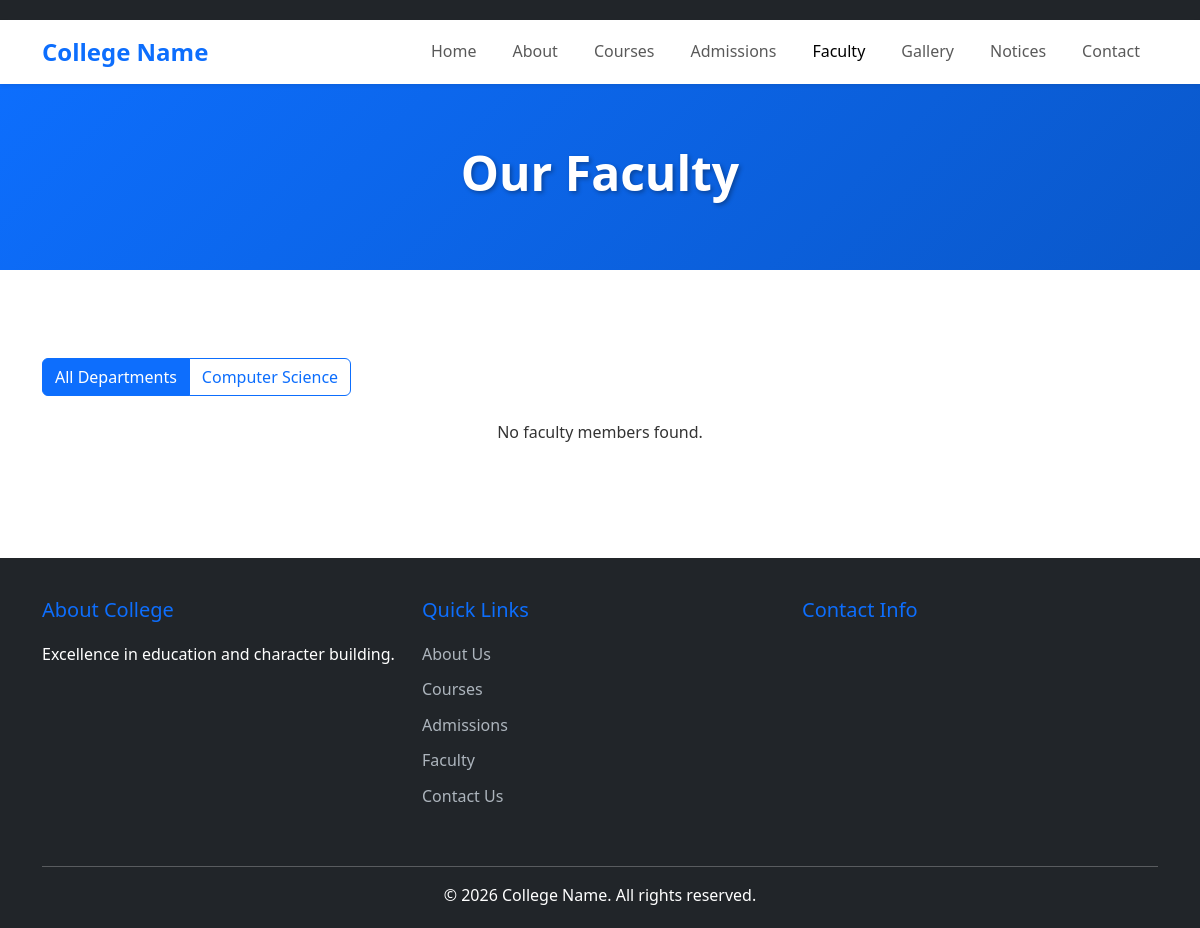
/faculty/, run on an earlier commit of the app's database.
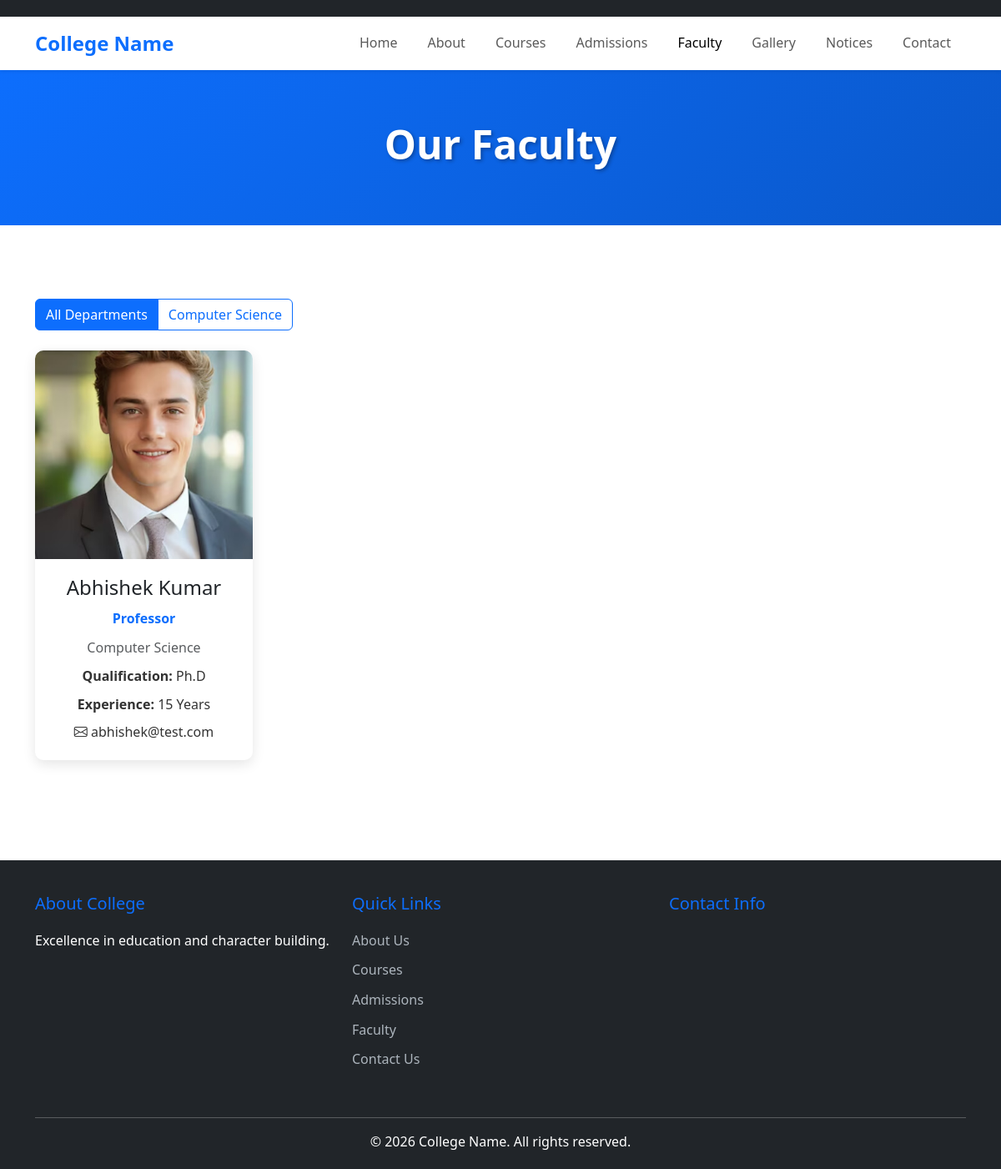
And on a later commit of the database.
### main/models.py (models this page shows, shortened)
class Department(models.Model):
    name = models.CharField(max_length=100, help_text="Department name (e.g., Computer Science)")
    code = models.CharField(max_length=10, unique=True, help_text="Department code (e.g., CS, MBA)")
    description = models.TextField(help_text="Detailed description of the department")
    image = models.ImageField(upload_to='courses/', blank=True, null=True, help_text="Department image")
    hod_name = models.CharField(max_length=100, verbose_name="Head of Department", help_text="Name of HOD")
    duration = models.CharField(max_length=50, help_text="Course duration (e.g., 3 Years, 4 Years)")
    eligibility = models.TextField(help_text="Eligibility criteria for admission")
    created_at = models.DateTimeField(auto_now_add=True)
    updated_at = models.DateTimeField(auto_now=True)
    is_active = models.BooleanField(default=True, help_text="Is this department active?")
    class Meta:
        ordering = ['name']
        verbose_name = "Department"
        verbose_name_plural = "Departments"

class Faculty(models.Model):
    DESIGNATION_CHOICES = [
        ('professor', 'Professor'),
        ('associate', 'Associate Professor'),
        ('assistant', 'Assistant Professor'),
        ('lecturer', 'Lecturer'),
    ]
    name = models.CharField(max_length=100, help_text="Full name of faculty member")
    designation = models.CharField(max_length=20, choices=DESIGNATION_CHOICES, help_text="Job designation")
    department = models.ForeignKey(
        Department,
        on_delete=models.CASCADE,
        related_name='faculty_members',
        help_text="Department this faculty belongs to"
    )
    qualification = models.CharField(max_length=200, help_text="Highest qualification (e.g., Ph.D., M.Tech)")
    experience = models.CharField(max_length=50, help_text="Years of experience (e.g., 10 Years)")
    email = models.EmailField(help_text="Official email address")
    phone = models.CharField(max_length=15, blank=True, help_text="Contact number")
    photo = models.ImageField(upload_to='faculty/', blank=True, null=True, help_text="Faculty photo")
    bio = models.TextField(blank=True, help_text="Short biography")
    specialization = models.CharField(max_length=200, blank=True, help_text="Area of specialization")
    order = models.IntegerField(default=0, help_text="Display order (lower number = higher priority)")
    class Meta:
        ordering = ['order', 'name']
        verbose_name = "Faculty Member"
        verbose_name_plural = "Faculty"

### main/views.py (the view)
# urls.py: path('faculty/', views.faculty, name='faculty'),
def faculty(request):
    dept_code = request.GET.get('department', None)
    if dept_code:
        faculty_members = Faculty.objects.filter(department__code=dept_code)
        selected_dept = get_object_or_404(Department, code=dept_code)
    else:
        faculty_members = Faculty.objects.all()
        selected_dept = None
    context = {
        'faculty_members': faculty_members,
        'departments': Department.objects.filter(is_active=True),
        'selected_dept': selected_dept,
    }
    return render(request, 'main/faculty.html', context)

### main/templates/main/faculty.html (shortened to what this page needs)
{% extends 'main/base.html' %}
{% load static %}
{% block content %}
<section class="page-header">
    <div class="container">
        <h1 class="text-center">Our Faculty</h1>
    </div>
</section>
<section class="py-5">
    <div class="container">
        <div class="mb-4">
            <div class="btn-group" role="group">
                <a href="{% url 'faculty' %}" class="btn {% if not selected_dept %}btn-primary{% else %}btn-outline-primary{% endif %}">All Departments</a>
                {% for dept in departments %}
                <a href="?department={{ dept.code }}" class="btn {% if selected_dept.code == dept.code %}btn-primary{% else %}btn-outline-primary{% endif %}">{{ dept.name }}</a>
                {% endfor %}
            </div>
        </div>
        <div class="row">
            {% for member in faculty_members %}
            <div class="col-lg-3 col-md-4 col-sm-6 mb-4">
                <div class="faculty-card">
                    {% if member.photo %}
                    <img src="{{ member.photo.url }}" alt="{{ member.name }}" class="faculty-photo">
                    {% else %}
                    <div class="faculty-placeholder">
                        <i class="bi bi-person-circle"></i>
                    </div>
                    {% endif %}
                    <div class="faculty-info">
                        <h4>{{ member.name }}</h4>
                        <p class="designation">{{ member.get_designation_display }}</p>
                        <p class="text-muted mb-2">{{ member.department.name }}</p>
                        <p class="mb-2"><strong>Qualification:</strong> {{ member.qualification }}</p>
                        <p class="mb-2"><strong>Experience:</strong> {{ member.experience }}</p>
                        {% if member.email %}
                        <p class="mb-0"><i class="bi bi-envelope"></i> {{ member.email }}</p>
                        {% endif %}
                    </div>
                </div>
            </div>
            {% empty %}
            <div class="col-12">
                <p class="text-center">No faculty members found.</p>
            </div>
            {% endfor %}
        </div>
    </div>
</section>
{% endblock %}

### main/templates/main/base.html (shortened to what this page needs)
{% load static %}
<!DOCTYPE html>
<html lang="en">
<head>
    <link href="https://cdn.jsdelivr.net/npm/bootstrap@5.3.2/dist/css/bootstrap.min.css" rel="stylesheet">
    <link rel="stylesheet" href="https://cdn.jsdelivr.net/npm/bootstrap-icons@1.11.1/font/bootstrap-icons.css">
    <link rel="stylesheet" href="{% static 'css/style.css' %}">
</head>
<body>
    <div class="top-bar">
    </div>
    <nav class="navbar navbar-expand-lg navbar-light bg-white sticky-top shadow-sm">
        <div class="container">
            <a class="navbar-brand" href="{% url 'home' %}">
                <strong>{% if college_info %}{{ college_info.name }}{% else %}College Name{% endif %}</strong>
            </a>
            <div class="collapse navbar-collapse" id="navbarNav">
                <ul class="navbar-nav ms-auto">
                    <li class="nav-item">
                        <a class="nav-link" href="{% url 'home' %}">Home</a>
                    </li>
                    <li class="nav-item">
                        <a class="nav-link" href="{% url 'about' %}">About</a>
                    </li>
                    <li class="nav-item">
                        <a class="nav-link" href="{% url 'courses' %}">Courses</a>
                    </li>
                    <li class="nav-item">
                        <a class="nav-link" href="{% url 'admissions' %}">Admissions</a>
                    </li>
                    <li class="nav-item">
                        <a class="nav-link" href="{% url 'faculty' %}">Faculty</a>
                    </li>
                    <li class="nav-item">
                        <a class="nav-link" href="{% url 'gallery' %}">Gallery</a>
                    </li>
                    <li class="nav-item">
                        <a class="nav-link" href="{% url 'notices' %}">Notices</a>
                    </li>
                    <li class="nav-item">
                        <a class="nav-link" href="{% url 'contact' %}">Contact</a>
                    </li>
                </ul>
            </div>
        </div>
    </nav>
    <main>
        {% block content %}{% endblock %}
    </main>
    <footer class="footer mt-5">
        <div class="container">
            <div class="row">
                <div class="col-lg-4 col-md-6 mb-4">
                    <h5>About College</h5>
                    <p>
                        {% if college_info %}
                        {{ college_info.about|truncatewords:30 }}
                        {% else %}
                        Excellence in education and character building.
                        {% endif %}
                    </p>
                </div>
                <div class="col-lg-4 col-md-6 mb-4">
                    <h5>Quick Links</h5>
                    <ul class="list-unstyled">
                        <li><a href="{% url 'about' %}">About Us</a></li>
                        <li><a href="{% url 'courses' %}">Courses</a></li>
                        <li><a href="{% url 'admissions' %}">Admissions</a></li>
                        <li><a href="{% url 'faculty' %}">Faculty</a></li>
                        <li><a href="{% url 'contact' %}">Contact Us</a></li>
                    </ul>
                </div>
                <div class="col-lg-4 col-md-6 mb-4">
                    <h5>Contact Info</h5>
                </div>
            </div>
            <hr>
            <div class="row">
                <div class="col-12 text-center">
                    <p class="mb-0">&copy; 2026 {% if college_info %}{{ college_info.name }}{% else %}College Name{% endif %}. All rights reserved.</p>
                </div>
            </div>
        </div>
    </footer>
</body>
</html>

### main/static/css/style.css (style rules this page uses)
:root { --primary-color: #0d6efd; --secondary-color: #6c757d; --success-color: #198754; --danger-color: #dc3545; --warning-color: #ffc107; --info-color: #0dcaf0; --dark-color: #212529; --light-color: #f8f9fa; }
* { margin: 0; padding: 0; box-sizing: border-box; }
body { font-family: 'Segoe UI', Tahoma, Geneva, Verdana, sans-serif; line-height: 1.6; color: #333; }
.top-bar { background-color: var(--dark-color); color: white; padding: 10px 0; font-size: 14px; }
.navbar { transition: all 0.3s; }
.navbar-brand { font-size: 24px; color: var(--primary-color) !important; }
.nav-link { font-weight: 500; margin: 0 10px; transition: color 0.3s; position: relative; }
.nav-link::after { content: ''; position: absolute; bottom: 0; left: 50%; transform: translateX(-50%); width: 0; height: 2px; background-color: var(--primary-color); transition: width 0.3s; }
.faculty-card { background: white; border-radius: 10px; overflow: hidden; box-shadow: 0 5px 15px rgba(0, 0, 0, 0.1); transition: transform 0.3s; text-align: center; }
.faculty-photo { width: 100%; height: 250px; object-fit: cover; }
.faculty-info { padding: 20px; }
.faculty-info h4 { margin-bottom: 10px; color: var(--dark-color); }
.faculty-info .designation { color: var(--primary-color); font-weight: 600; margin-bottom: 10px; }
.footer { background-color: var(--dark-color); color: white; padding: 40px 0 20px; }
.footer h5 { margin-bottom: 20px; color: var(--primary-color); }
.footer a { color: #adb5bd; text-decoration: none; transition: color 0.3s; }
.footer ul { padding-left: 0; }
.footer li { margin-bottom: 10px; }
html { scroll-behavior: smooth; }
.page-header { background: linear-gradient(135deg, var(--primary-color) 0%, #0a58ca 100%); color: white; padding: 60px 0; margin-bottom: 40px; }
.page-header h1 { font-size: 48px; font-weight: 700; text-shadow: 2px 2px 4px rgba(0, 0, 0, 0.3); }

What changed in the data, as far as the page shows it:
added Faculty: photo (picture), name "Abhishek Kumar", designation "Professor", department.name "Computer Science", qualification "Ph.D", experience "15 Years", email "abhishek@test.com"
Also different on the page:
text no longer shown: "No faculty members found."
